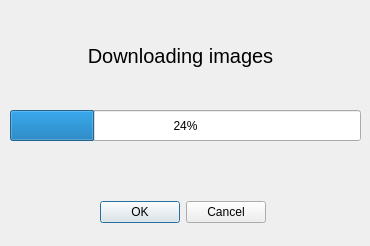
<?xml version="1.0" encoding="UTF-8"?>
<ui version="4.0">
 <class>DownloadDialog</class>
 <widget class="QDialog" name="DownloadDialog">
  <property name="geometry">
   <rect>
    <x>0</x>
    <y>0</y>
    <width>370</width>
    <height>246</height>
   </rect>
  </property>
  <property name="sizePolicy">
   <sizepolicy hsizetype="Fixed" vsizetype="Fixed">
    <horstretch>0</horstretch>
    <verstretch>0</verstretch>
   </sizepolicy>
  </property>
  <property name="windowTitle">
   <string>Dialog</string>
  </property>
  <widget class="QProgressBar" name="progressBar">
   <property name="geometry">
    <rect>
     <x>10</x>
     <y>110</y>
     <width>351</width>
     <height>31</height>
    </rect>
   </property>
   <property name="value">
    <number>24</number>
   </property>
  </widget>
  <widget class="QDialogButtonBox" name="buttonBox">
   <property name="geometry">
    <rect>
     <x>100</x>
     <y>200</y>
     <width>166</width>
     <height>25</height>
    </rect>
   </property>
   <property name="orientation">
    <enum>Qt::Horizontal</enum>
   </property>
   <property name="standardButtons">
    <set>QDialogButtonBox::Cancel|QDialogButtonBox::Ok</set>
   </property>
  </widget>
  <widget class="QLabel" name="label">
   <property name="geometry">
    <rect>
     <x>80</x>
     <y>30</y>
     <width>201</width>
     <height>51</height>
    </rect>
   </property>
   <property name="font">
    <font>
     <pointsize>15</pointsize>
    </font>
   </property>
   <property name="text">
    <string>Downloading images</string>
   </property>
   <property name="textFormat">
    <enum>Qt::AutoText</enum>
   </property>
   <property name="scaledContents">
    <bool>false</bool>
   </property>
   <property name="alignment">
    <set>Qt::AlignCenter</set>
   </property>
   <property name="wordWrap">
    <bool>false</bool>
   </property>
  </widget>
 </widget>
 <resources/>
 <connections>
  <connection>
   <sender>buttonBox</sender>
   <signal>accepted()</signal>
   <receiver>DownloadDialog</receiver>
   <slot>accept()</slot>
   <hints>
    <hint type="sourcelabel">
     <x>248</x>
     <y>254</y>
    </hint>
    <hint type="destinationlabel">
     <x>157</x>
     <y>274</y>
    </hint>
   </hints>
  </connection>
  <connection>
   <sender>buttonBox</sender>
   <signal>rejected()</signal>
   <receiver>DownloadDialog</receiver>
   <slot>reject()</slot>
   <hints>
    <hint type="sourcelabel">
     <x>316</x>
     <y>260</y>
    </hint>
    <hint type="destinationlabel">
     <x>286</x>
     <y>274</y>
    </hint>
   </hints>
  </connection>
 </connections>
</ui>
